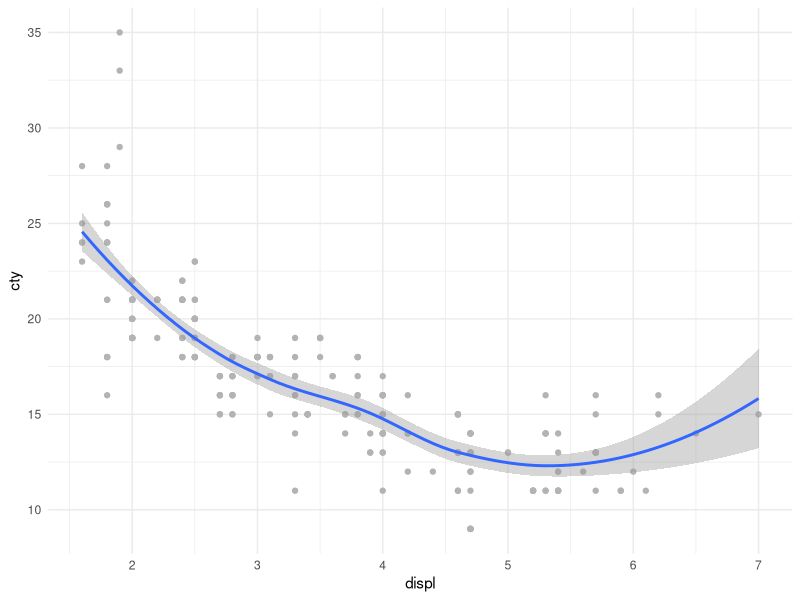

This chart was generated by the following R code:
## ---- chunk 1
#insert plot here
library(ggplot2)
ggplot(mpg, aes(displ, cty))+
  geom_point(color = "gray70") +
  geom_smooth() +
  theme_minimal()

